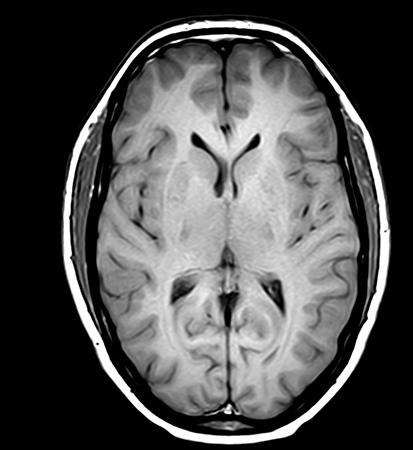
#> input picture Imagenes/resonancia0.jpg, 413 x 450 px
$ python Segmentacion.py
#> lines starting #> are read from the running program, lines starting #| are printed output that depends on the picture; after the words box and inside, x2 and y2 are one past the last pixel; in counts of white or black regions, pixels touching at a corner belong together
"""Nota: La mascara mask debe tener las mismas dimensiones que la imagen a analizar"""
import numpy as np
import cv2
from matplotlib import pyplot as plt
plt.rcParams['image.cmap'] = 'gray'
import scipy.ndimage as ndi

# Imagen a analizar
image = cv2.imread('./Imagenes/resonancia0.jpg', cv2.IMREAD_GRAYSCALE)
#> image is the input picture: shape (450, 413); min 0, max 255, mean 79.8

filtro= cv2.GaussianBlur(image,(5, 5), 2)
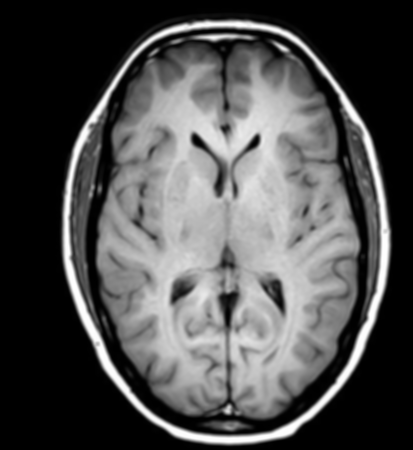
#> filtro: shape (450, 413); min 0, max 255, mean 79.8
mask = filtro > 150
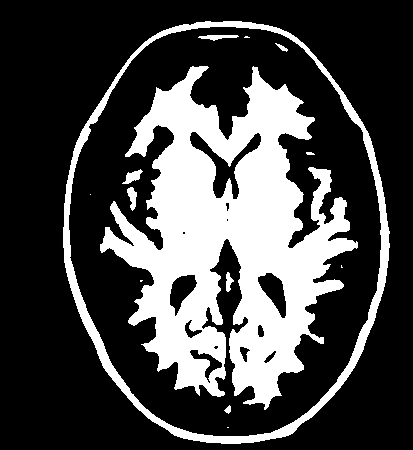
#> mask: shape (450, 413) bool; 27.8% white; 14 white regions (5 under 20 px), largest, box (x1, y1, x2, y2) and area: (100, 66, 358, 410) 42974, (63, 21, 390, 444) 7992, (122, 169, 143, 184) 152

# El algoritmo de etiquetado trata los valores 0 como pixeles de fondo, y luego busca todos los objetos separados en el fondo
labels, nlabels = ndi.label(mask)
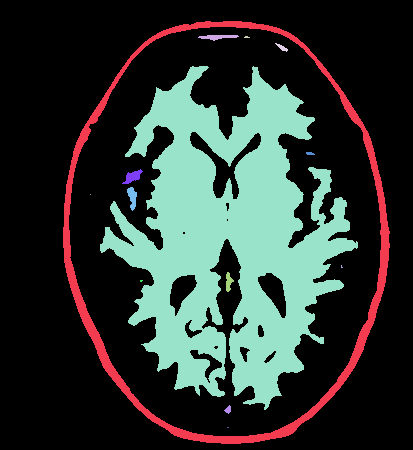
#> labels: shape (450, 413) int32; 15 distinct labels, from 0 to 14; one colour per label, 0 black
#> nlabels = 14

plt.imshow(labels, cmap = "rainbow")
plt.axis("off")
plt.show()

# Seleccion de etiqueta individual
label1 = np.where(labels==1,image,0) #Donde las etiquetas valen 1 devuelve el valor de image, sino devuelve un cero
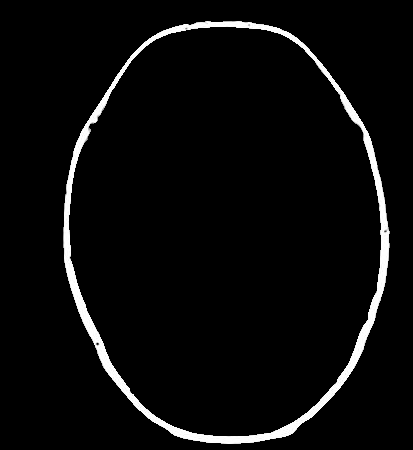
#> label1: shape (450, 413); min 0, max 255, mean 10.6
plt.imshow(label1, cmap = "rainbow")
plt.axis("off")
plt.show()

# Seleccionar varias etiquetas en la imagen
label2 = np.where(labels < 3,image,0)
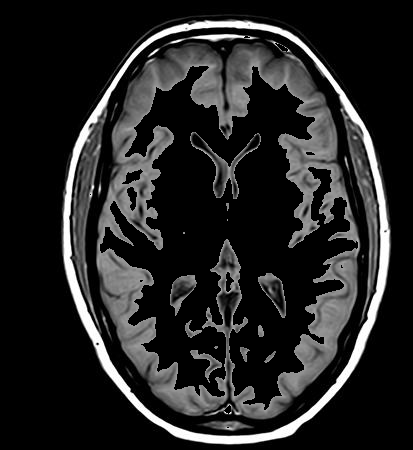
#> label2: shape (450, 413); min 0, max 255, mean 36.6
plt.imshow(label2, cmap = "rainbow")
plt.axis("off")
plt.show()

# Cuadro delimitador o bounding box
cajas = ndi.find_objects(labels)
#> cajas = 14 items

f, axes = plt.subplots(1, 4, figsize=(16, 5))
axes[0].imshow(image[cajas[0]])
axes[0].set_title('cajas[0]')
axes[1].imshow(image[cajas[1]])
axes[1].set_title('cajas[1]')
axes[2].imshow(image[cajas[2]])
axes[2].set_title('cajas[2]')
axes[3].imshow(image[cajas[3]])
axes[3].set_title('cajas[3]')

for ax in axes:
    ax.axis('off')

plt.show()
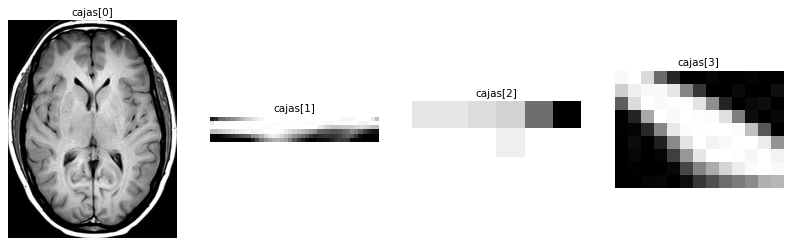
#> figure drawn by matplotlib, 4 panels

$ run again, with Imagenes/resonancia1.jpg copied over Imagenes/resonancia0.jpg
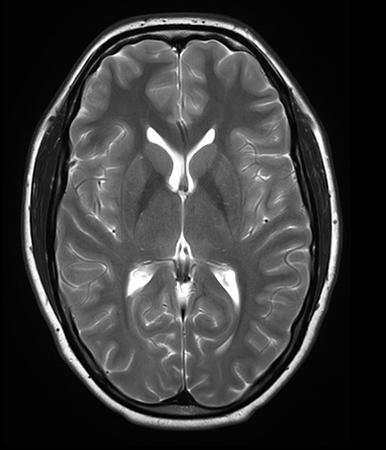
#> input picture Imagenes/resonancia1.jpg, 386 x 450 px
#> image is the input picture: shape (450, 386); min 0, max 255, mean 57.9
#> mask: shape (450, 386) bool; 5.2% white; 69 white regions (38 under 20 px), largest, box (x1, y1, x2, y2) and area: (26, 123, 338, 425) 3559, (147, 127, 215, 202) 1316, (55, 19, 203, 107) 609
#> `labels, nlabels = ndi.label(mask)`:
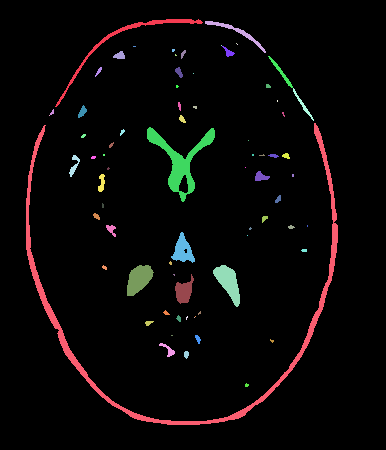
#> labels: shape (450, 386) int32; 75 distinct labels, from 0 to 74; one colour per label, 0 black
#> nlabels = 74
#> cajas = 74 items
#> `plt.show()`:
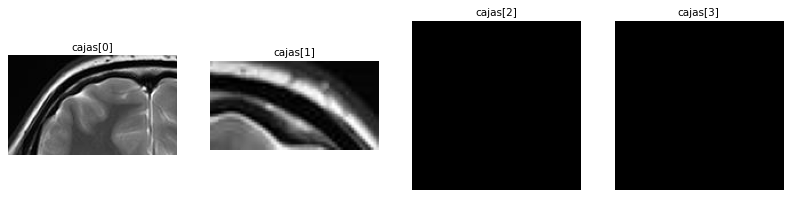
#> figure drawn by matplotlib, 4 panels

$ run again, with Imagenes/radiografia0.jpg copied over Imagenes/resonancia0.jpg
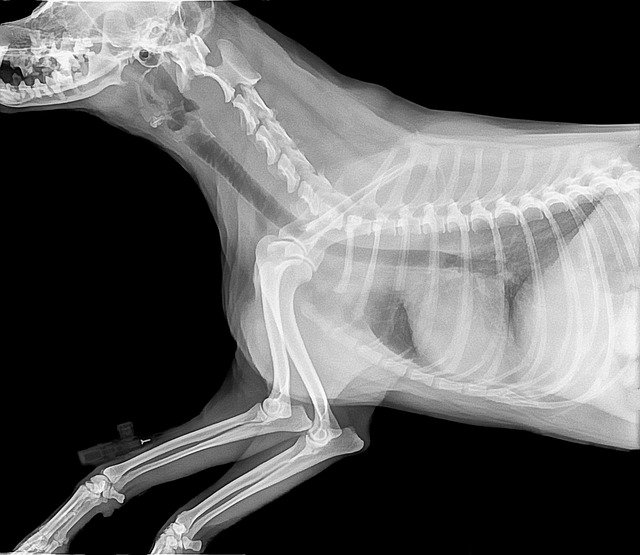
#> input picture Imagenes/radiografia0.jpg, 640 x 555 px
#> image is the input picture: shape (555, 640); min 0, max 255, mean 92.1
#> mask: shape (555, 640) bool; 38% white; 25 white regions (17 under 20 px), largest, box (x1, y1, x2, y2) and area: (0, 0, 640, 555) 134551, (198, 100, 216, 111) 96, (198, 117, 215, 138) 95
#> `labels, nlabels = ndi.label(mask)`:
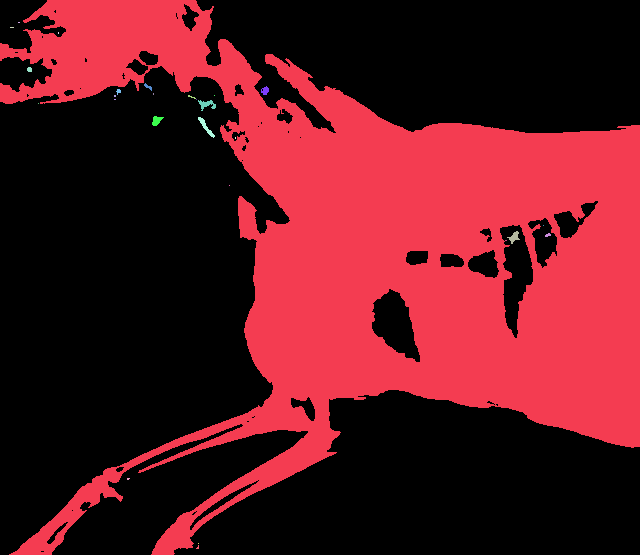
#> labels: shape (555, 640) int32; 28 distinct labels, from 0 to 27; one colour per label, 0 black
#> nlabels = 27
#> cajas = 27 items
#> `plt.show()`:
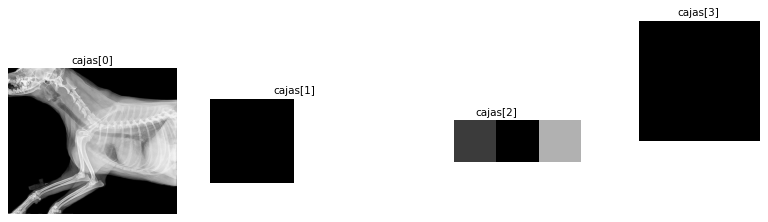
#> figure drawn by matplotlib, 4 panels

$ run again, with Imagenes/radiografia1.jpg copied over Imagenes/resonancia0.jpg
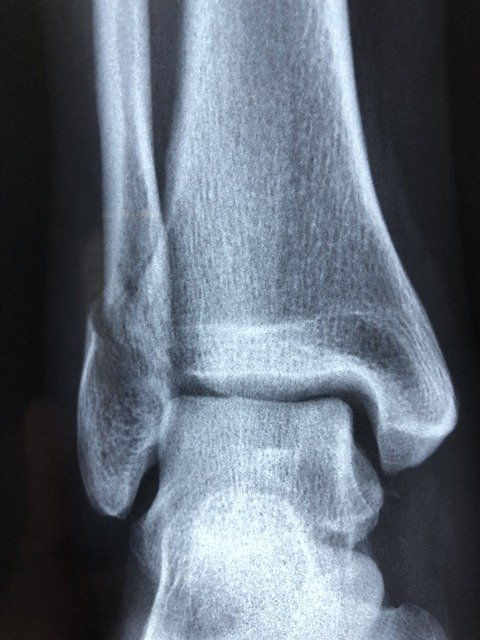
#> input picture Imagenes/radiografia1.jpg, 480 x 640 px
#> mask: shape (640, 480) bool; 32.7% white; 40 white regions (23 under 20 px), largest, box (x1, y1, x2, y2) and area: (172, 0, 455, 454) 43969, (142, 396, 388, 640) 43789, (97, 0, 167, 338) 10937
#> `labels, nlabels = ndi.label(mask)`:
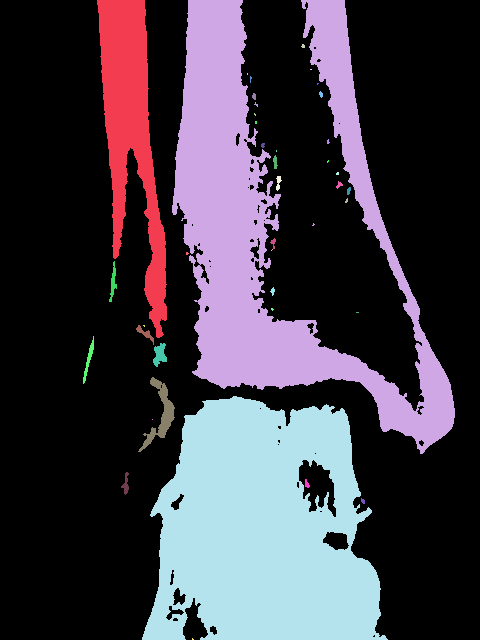
#> labels: shape (640, 480) int32; 44 distinct labels, from 0 to 43; one colour per label, 0 black
#> nlabels = 43
#> cajas = 43 items
#> `plt.show()`:
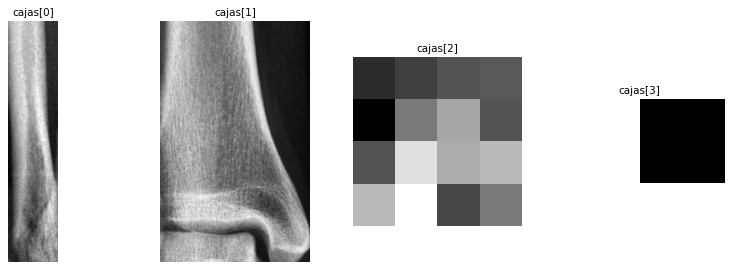
#> figure drawn by matplotlib, 4 panels
